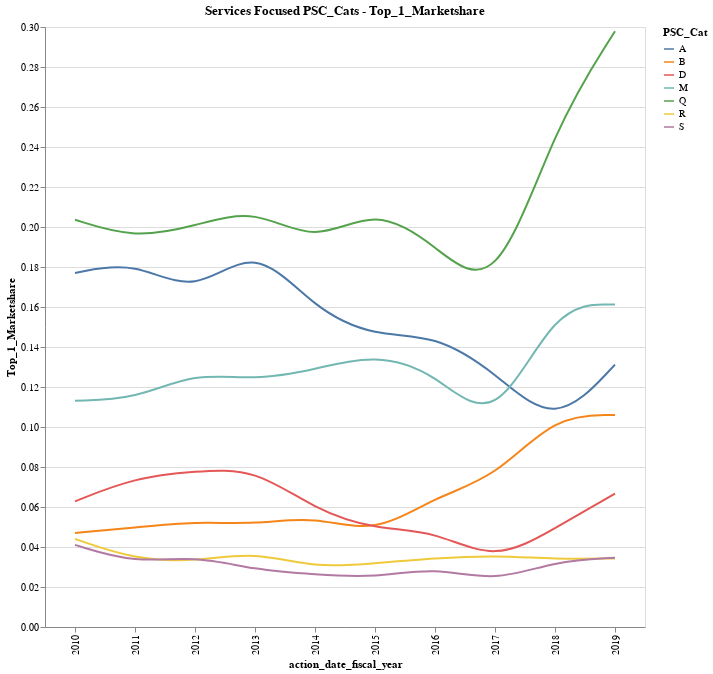

Notebook source saved alongside this figure:
### Code cell
selection = alt.selection_multi(fields=['PSC_Cat'], bind='legend', on='mouseover', nearest=True)

y_field = 'Top_1_Marketshare'

#interpolate='linear'
selector = (df_combined['action_date_fiscal_year']!='2020') & (df_combined['PSC_Cat'].isin(['A','B','D','R','Q','M','S']))
source = df_combined[selector]
chart = alt.Chart(source, title='Services Focused PSC_Cats - ' + y_field).mark_line(interpolate='basis').encode(
    x='action_date_fiscal_year',
    y=y_field,
    color=alt.Color('PSC_Cat:N',legend=alt.Legend(symbolLimit=50)),
    tooltip = ['PSC_Cat:N',"Top_1_Marketshare"],
    opacity=alt.condition(selection, alt.value(1), alt.value(0.2)), # this is what adjust the highlighting when you select something
).properties(
height=600,
width=600).add_selection(
    selection,
    #highlight
) #.interactive()

chart

### Figure 1 — Vega-Lite specification as saved in the notebook (floating-point values rounded to 4 significant figures)
{"config": {"view": {"continuousWidth": 400, "continuousHeight": 300}}, "data": {"name": "data-0aa6697faf1fdebdaf81907cf055caa0"}, "mark": {"type": "line", "interpolate": "basis"}, "encoding": {"color": {"type": "nominal", "field": "PSC_Cat", "legend": {"symbolLimit": 50}}, "opacity": {"condition": {"value": 1, "selection": "selector019"}, "value": 0.2}, "tooltip": [{"type": "nominal", "field": "PSC_Cat"}, {"type": "quantitative", "field": "Top_1_Marketshare"}], "x": {"type": "nominal", "field": "action_date_fiscal_year"}, "y": {"type": "quantitative", "field": "Top_1_Marketshare"}}, "height": 600, "selection": {"selector019": {"type": "multi", "fields": ["PSC_Cat"], "bind": "legend", "on": "mouseover", "nearest": true}}, "title": "Services Focused PSC_Cats - Top_1_Marketshare", "width": 600, "$schema": "https://vega.github.io/schema/vega-lite/v4.8.1.json", "datasets": {"data-0aa6697faf1fdebdaf81907cf055caa0": [{"action_date_fiscal_year": "2010", "action_date_fiscal_year_numeric": 2010, "PSC_Cat": "A", "federal_action_obligation": 58000000000.0, "Top_1_Companies_Obligations": 10270000000.0, "Top_2_Companies_Obligations": 14800000000.0, "Top_5_Companies_Obligations": 24080000000.0, "Top_1_Marketshare": 0.177, "Top_2_Marketshare": 0.2552, "Top_5_Marketshare": 0.4152}, {"action_date_fiscal_year": "2010", "action_date_fiscal_year_numeric": 2010, "PSC_Cat": "B", "federal_action_obligation": 3336000000.0, "Top_1_Companies_Obligations": 157000000.0, "Top_2_Companies_Obligations": 292300000.0, "Top_5_Companies_Obligations": 598200000.0, "Top_1_Marketshare": 0.04706, "Top_2_Marketshare": 0.08763, "Top_5_Marketshare": 0.1793}, {"action_date_fiscal_year": "2010", "action_date_fiscal_year_numeric": 2010, "PSC_Cat": "D", "federal_action_obligation": 30120000000.0, "Top_1_Companies_Obligations": 1893000000.0, "Top_2_Companies_Obligations": 3465000000.0, "Top_5_Companies_Obligations": 7034000000.0, "Top_1_Marketshare": 0.06284, "Top_2_Marketshare": 0.115, "Top_5_Marketshare": 0.2335}, {"action_date_fiscal_year": "2010", "action_date_fiscal_year_numeric": 2010, "PSC_Cat": "M", "federal_action_obligation": 22200000000.0, "Top_1_Companies_Obligations": 2512000000.0, "Top_2_Companies_Obligations": 4715000000.0, "Top_5_Companies_Obligations": 9062000000.0, "Top_1_Marketshare": 0.1132, "Top_2_Marketshare": 0.2124, "Top_5_Marketshare": 0.4083}, {"action_date_fiscal_year": "2010", "action_date_fiscal_year_numeric": 2010, "PSC_Cat": "Q", "federal_action_obligation": 15900000000.0, "Top_1_Companies_Obligations": 3238000000.0, "Top_2_Companies_Obligations": 6204000000.0, "Top_5_Companies_Obligations": 9758000000.0, "Top_1_Marketshare": 0.2037, "Top_2_Marketshare": 0.3902, "Top_5_Marketshare": 0.6136}, {"action_date_fiscal_year": "2010", "action_date_fiscal_year_numeric": 2010, "PSC_Cat": "R", "federal_action_obligation": 78830000000.0, "Top_1_Companies_Obligations": 3473000000.0, "Top_2_Companies_Obligations": 5974000000.0, "Top_5_Companies_Obligations": 11750000000.0, "Top_1_Marketshare": 0.04406, "Top_2_Marketshare": 0.07579, "Top_5_Marketshare": 0.1491}, {"action_date_fiscal_year": "2010", "action_date_fiscal_year_numeric": 2010, "PSC_Cat": "S", "federal_action_obligation": 15290000000.0, "Top_1_Companies_Obligations": 627600000.0, "Top_2_Companies_Obligations": 1175000000.0, "Top_5_Companies_Obligations": 2203000000.0, "Top_1_Marketshare": 0.04105, "Top_2_Marketshare": 0.07685, "Top_5_Marketshare": 0.1441}, {"action_date_fiscal_year": "2011", "action_date_fiscal_year_numeric": 2011, "PSC_Cat": "A", "federal_action_obligation": 54770000000.0, "Top_1_Companies_Obligations": 10020000000.0, "Top_2_Companies_Obligations": 14670000000.0, "Top_5_Companies_Obligations": 22690000000.0, "Top_1_Marketshare": 0.183, "Top_2_Marketshare": 0.2678, "Top_5_Marketshare": 0.4143}, {"action_date_fiscal_year": "2011", "action_date_fiscal_year_numeric": 2011, "PSC_Cat": "B", "federal_action_obligation": 3203000000.0, "Top_1_Companies_Obligations": 159300000.0, "Top_2_Companies_Obligations": 281900000.0, "Top_5_Companies_Obligations": 587500000.0, "Top_1_Marketshare": 0.04974, "Top_2_Marketshare": 0.088, "Top_5_Marketshare": 0.1834}, {"action_date_fiscal_year": "2011", "action_date_fiscal_year_numeric": 2011, "PSC_Cat": "D", "federal_action_obligation": 31410000000.0, "Top_1_Companies_Obligations": 2350000000.0, "Top_2_Companies_Obligations": 4267000000.0, "Top_5_Companies_Obligations": 8030000000.0, "Top_1_Marketshare": 0.07481, "Top_2_Marketshare": 0.1359, "Top_5_Marketshare": 0.2557}, {"action_date_fiscal_year": "2011", "action_date_fiscal_year_numeric": 2011, "PSC_Cat": "M", "federal_action_obligation": 22010000000.0, "Top_1_Companies_Obligations": 2505000000.0, "Top_2_Companies_Obligations": 4992000000.0, "Top_5_Companies_Obligations": 9167000000.0, "Top_1_Marketshare": 0.1138, "Top_2_Marketshare": 0.2268, "Top_5_Marketshare": 0.4165}, {"action_date_fiscal_year": "2011", "action_date_fiscal_year_numeric": 2011, "PSC_Cat": "Q", "federal_action_obligation": 17680000000.0, "Top_1_Companies_Obligations": 3433000000.0, "Top_2_Companies_Obligations": 6523000000.0, "Top_5_Companies_Obligations": 10510000000.0, "Top_1_Marketshare": 0.1942, "Top_2_Marketshare": 0.3689, "Top_5_Marketshare": 0.5941}, {"action_date_fiscal_year": "2011", "action_date_fiscal_year_numeric": 2011, "PSC_Cat": "R", "federal_action_obligation": 77840000000.0, "Top_1_Companies_Obligations": 2623000000.0, "Top_2_Companies_Obligations": 5182000000.0, "Top_5_Companies_Obligations": 11760000000.0, "Top_1_Marketshare": 0.0337, "Top_2_Marketshare": 0.06657, "Top_5_Marketshare": 0.1511}, {"action_date_fiscal_year": "2011", "action_date_fiscal_year_numeric": 2011, "PSC_Cat": "S", "federal_action_obligation": 15860000000.0, "Top_1_Companies_Obligations": 504600000.0, "Top_2_Companies_Obligations": 869400000.0, "Top_5_Companies_Obligations": 1912000000.0, "Top_1_Marketshare": 0.03181, "Top_2_Marketshare": 0.05482, "Top_5_Marketshare": 0.1206}, {"action_date_fiscal_year": "2012", "action_date_fiscal_year_numeric": 2012, "PSC_Cat": "A", "federal_action_obligation": 50130000000.0, "Top_1_Companies_Obligations": 8302000000.0, "Top_2_Companies_Obligations": 12060000000.0, "Top_5_Companies_Obligations": 19450000000.0, "Top_1_Marketshare": 0.1656, "Top_2_Marketshare": 0.2406, "Top_5_Marketshare": 0.3879}, {"action_date_fiscal_year": "2012", "action_date_fiscal_year_numeric": 2012, "PSC_Cat": "B", "federal_action_obligation": 2826000000.0, "Top_1_Companies_Obligations": 149200000.0, "Top_2_Companies_Obligations": 260200000.0, "Top_5_Companies_Obligations": 559100000.0, "Top_1_Marketshare": 0.05278, "Top_2_Marketshare": 0.09208, "Top_5_Marketshare": 0.1978}, {"action_date_fiscal_year": "2012", "action_date_fiscal_year_numeric": 2012, "PSC_Cat": "D", "federal_action_obligation": 30580000000.0, "Top_1_Companies_Obligations": 2380000000.0, "Top_2_Companies_Obligations": 4185000000.0, "Top_5_Companies_Obligations": 7748000000.0, "Top_1_Marketshare": 0.07784, "Top_2_Marketshare": 0.1369, "Top_5_Marketshare": 0.2534}, {"action_date_fiscal_year": "2012", "action_date_fiscal_year_numeric": 2012, "PSC_Cat": "M", "federal_action_obligation": 21710000000.0, "Top_1_Companies_Obligations": 2766000000.0, "Top_2_Companies_Obligations": 4914000000.0, "Top_5_Companies_Obligations": 9397000000.0, "Top_1_Marketshare": 0.1274, "Top_2_Marketshare": 0.2263, "Top_5_Marketshare": 0.4329}, {"action_date_fiscal_year": "2012", "action_date_fiscal_year_numeric": 2012, "PSC_Cat": "Q", "federal_action_obligation": 17280000000.0, "Top_1_Companies_Obligations": 3465000000.0, "Top_2_Companies_Obligations": 6472000000.0, "Top_5_Companies_Obligations": 10210000000.0, "Top_1_Marketshare": 0.2005, "Top_2_Marketshare": 0.3745, "Top_5_Marketshare": 0.5908}, {"action_date_fiscal_year": "2012", "action_date_fiscal_year_numeric": 2012, "PSC_Cat": "R", "federal_action_obligation": 74410000000.0, "Top_1_Companies_Obligations": 2435000000.0, "Top_2_Companies_Obligations": 4638000000.0, "Top_5_Companies_Obligations": 10090000000.0, "Top_1_Marketshare": 0.03273, "Top_2_Marketshare": 0.06233, "Top_5_Marketshare": 0.1356}, {"action_date_fiscal_year": "2012", "action_date_fiscal_year_numeric": 2012, "PSC_Cat": "S", "federal_action_obligation": 15200000000.0, "Top_1_Companies_Obligations": 541900000.0, "Top_2_Companies_Obligations": 1014000000.0, "Top_5_Companies_Obligations": 1885000000.0, "Top_1_Marketshare": 0.03566, "Top_2_Marketshare": 0.06675, "Top_5_Marketshare": 0.124}, {"action_date_fiscal_year": "2013", "action_date_fiscal_year_numeric": 2013, "PSC_Cat": "A", "federal_action_obligation": 42940000000.0, "Top_1_Companies_Obligations": 8251000000.0, "Top_2_Companies_Obligations": 10710000000.0, "Top_5_Companies_Obligations": 16250000000.0, "Top_1_Marketshare": 0.1921, "Top_2_Marketshare": 0.2494, "Top_5_Marketshare": 0.3785}, {"action_date_fiscal_year": "2013", "action_date_fiscal_year_numeric": 2013, "PSC_Cat": "B", "federal_action_obligation": 2806000000.0, "Top_1_Companies_Obligations": 143800000.0, "Top_2_Companies_Obligations": 278700000.0, "Top_5_Companies_Obligations": 612400000.0, "Top_1_Marketshare": 0.05124, "Top_2_Marketshare": 0.09931, "Top_5_Marketshare": 0.2182}, {"action_date_fiscal_year": "2013", "action_date_fiscal_year_numeric": 2013, "PSC_Cat": "D", "federal_action_obligation": 29370000000.0, "Top_1_Companies_Obligations": 2334000000.0, "Top_2_Companies_Obligations": 4080000000.0, "Top_5_Companies_Obligations": 7564000000.0, "Top_1_Marketshare": 0.07945, "Top_2_Marketshare": 0.1389, "Top_5_Marketshare": 0.2575}, {"action_date_fiscal_year": "2013", "action_date_fiscal_year_numeric": 2013, "PSC_Cat": "M", "federal_action_obligation": 22160000000.0, "Top_1_Companies_Obligations": 2732000000.0, "Top_2_Companies_Obligations": 4762000000.0, "Top_5_Companies_Obligations": 9291000000.0, "Top_1_Marketshare": 0.1233, "Top_2_Marketshare": 0.2149, "Top_5_Marketshare": 0.4192}, {"action_date_fiscal_year": "2013", "action_date_fiscal_year_numeric": 2013, "PSC_Cat": "Q", "federal_action_obligation": 16640000000.0, "Top_1_Companies_Obligations": 3489000000.0, "Top_2_Companies_Obligations": 6430000000.0, "Top_5_Companies_Obligations": 10110000000.0, "Top_1_Marketshare": 0.2096, "Top_2_Marketshare": 0.3864, "Top_5_Marketshare": 0.6076}, {"action_date_fiscal_year": "2013", "action_date_fiscal_year_numeric": 2013, "PSC_Cat": "R", "federal_action_obligation": 70250000000.0, "Top_1_Companies_Obligations": 2652000000.0, "Top_2_Companies_Obligations": 5037000000.0, "Top_5_Companies_Obligations": 10820000000.0, "Top_1_Marketshare": 0.03775, "Top_2_Marketshare": 0.07169, "Top_5_Marketshare": 0.154}, {"action_date_fiscal_year": "2013", "action_date_fiscal_year_numeric": 2013, "PSC_Cat": "S", "federal_action_obligation": 13580000000.0, "Top_1_Companies_Obligations": 387200000.0, "Top_2_Companies_Obligations": 674800000.0, "Top_5_Companies_Obligations": 1453000000.0, "Top_1_Marketshare": 0.02851, "Top_2_Marketshare": 0.04969, "Top_5_Marketshare": 0.107}, {"action_date_fiscal_year": "2014", "action_date_fiscal_year_numeric": 2014, "PSC_Cat": "A", "federal_action_obligation": 40460000000.0, "Top_1_Companies_Obligations": 6417000000.0, "Top_2_Companies_Obligations": 8708000000.0, "Top_5_Companies_Obligations": 14000000000.0, "Top_1_Marketshare": 0.1586, "Top_2_Marketshare": 0.2152, "Top_5_Marketshare": 0.346}, {"action_date_fiscal_year": "2014", "action_date_fiscal_year_numeric": 2014, "PSC_Cat": "B", "federal_action_obligation": 2616000000.0, "Top_1_Companies_Obligations": 145200000.0, "Top_2_Companies_Obligations": 284900000.0, "Top_5_Companies_Obligations": 570800000.0, "Top_1_Marketshare": 0.05549, "Top_2_Marketshare": 0.1089, "Top_5_Marketshare": 0.2182}, {"action_date_fiscal_year": "2014", "action_date_fiscal_year_numeric": 2014, "PSC_Cat": "D", "federal_action_obligation": 31620000000.0, "Top_1_Companies_Obligations": 1853000000.0, "Top_2_Companies_Obligations": 3506000000.0, "Top_5_Companies_Obligations": 6139000000.0, "Top_1_Marketshare": 0.0586, "Top_2_Marketshare": 0.1109, "Top_5_Marketshare": 0.1942}, {"action_date_fiscal_year": "2014", "action_date_fiscal_year_numeric": 2014, "PSC_Cat": "M", "federal_action_obligation": 23120000000.0, "Top_1_Companies_Obligations": 2977000000.0, "Top_2_Companies_Obligations": 5271000000.0, "Top_5_Companies_Obligations": 9541000000.0, "Top_1_Marketshare": 0.1287, "Top_2_Marketshare": 0.2279, "Top_5_Marketshare": 0.4126}, {"action_date_fiscal_year": "2014", "action_date_fiscal_year_numeric": 2014, "PSC_Cat": "Q", "federal_action_obligation": 18720000000.0, "Top_1_Companies_Obligations": 3581000000.0, "Top_2_Companies_Obligations": 6796000000.0, "Top_5_Companies_Obligations": 10990000000.0, "Top_1_Marketshare": 0.1913, "Top_2_Marketshare": 0.3631, "Top_5_Marketshare": 0.5873}, {"action_date_fiscal_year": "2014", "action_date_fiscal_year_numeric": 2014, "PSC_Cat": "R", "federal_action_obligation": 65330000000.0, "Top_1_Companies_Obligations": 1926000000.0, "Top_2_Companies_Obligations": 3469000000.0, "Top_5_Companies_Obligations": 7754000000.0, "Top_1_Marketshare": 0.02947, "Top_2_Marketshare": 0.05309, "Top_5_Marketshare": 0.1187}, {"action_date_fiscal_year": "2014", "action_date_fiscal_year_numeric": 2014, "PSC_Cat": "S", "federal_action_obligation": 13880000000.0, "Top_1_Companies_Obligations": 363900000.0, "Top_2_Companies_Obligations": 679800000.0, "Top_5_Companies_Obligations": 1536000000.0, "Top_1_Marketshare": 0.02622, "Top_2_Marketshare": 0.04898, "Top_5_Marketshare": 0.1107}, {"action_date_fiscal_year": "2015", "action_date_fiscal_year_numeric": 2015, "PSC_Cat": "A", "federal_action_obligation": 39260000000.0, "Top_1_Companies_Obligations": 5703000000.0, "Top_2_Companies_Obligations": 7731000000.0, "Top_5_Companies_Obligations": 12750000000.0, "Top_1_Marketshare": 0.1453, "Top_2_Marketshare": 0.1969, "Top_5_Marketshare": 0.3248}, {"action_date_fiscal_year": "2015", "action_date_fiscal_year_numeric": 2015, "PSC_Cat": "B", "federal_action_obligation": 2515000000.0, "Top_1_Companies_Obligations": 116500000.0, "Top_2_Companies_Obligations": 220300000.0, "Top_5_Companies_Obligations": 472400000.0, "Top_1_Marketshare": 0.04632, "Top_2_Marketshare": 0.08761, "Top_5_Marketshare": 0.1878}, {"action_date_fiscal_year": "2015", "action_date_fiscal_year_numeric": 2015, "PSC_Cat": "D", "federal_action_obligation": 31970000000.0, "Top_1_Companies_Obligations": 1560000000.0, "Top_2_Companies_Obligations": 2785000000.0, "Top_5_Companies_Obligations": 5921000000.0, "Top_1_Marketshare": 0.0488, "Top_2_Marketshare": 0.08711, "Top_5_Marketshare": 0.1852}, {"action_date_fiscal_year": "2015", "action_date_fiscal_year_numeric": 2015, "PSC_Cat": "M", "federal_action_obligation": 22270000000.0, "Top_1_Companies_Obligations": 3042000000.0, "Top_2_Companies_Obligations": 4798000000.0, "Top_5_Companies_Obligations": 8926000000.0, "Top_1_Marketshare": 0.1366, "Top_2_Marketshare": 0.2154, "Top_5_Marketshare": 0.4007}, {"action_date_fiscal_year": "2015", "action_date_fiscal_year_numeric": 2015, "PSC_Cat": "Q", "federal_action_obligation": 17130000000.0, "Top_1_Companies_Obligations": 3599000000.0, "Top_2_Companies_Obligations": 6503000000.0, "Top_5_Companies_Obligations": 10050000000.0, "Top_1_Marketshare": 0.21, "Top_2_Marketshare": 0.3796, "Top_5_Marketshare": 0.5866}, {"action_date_fiscal_year": "2015", "action_date_fiscal_year_numeric": 2015, "PSC_Cat": "R", "federal_action_obligation": 66410000000.0, "Top_1_Companies_Obligations": 2117000000.0, "Top_2_Companies_Obligations": 3807000000.0, "Top_5_Companies_Obligations": 8179000000.0, "Top_1_Marketshare": 0.03187, "Top_2_Marketshare": 0.05732, "Top_5_Marketshare": 0.1232}, {"action_date_fiscal_year": "2015", "action_date_fiscal_year_numeric": 2015, "PSC_Cat": "S", "federal_action_obligation": 12840000000.0, "Top_1_Companies_Obligations": 315000000.0, "Top_2_Companies_Obligations": 618200000.0, "Top_5_Companies_Obligations": 1307000000.0, "Top_1_Marketshare": 0.02453, "Top_2_Marketshare": 0.04815, "Top_5_Marketshare": 0.1018}, {"action_date_fiscal_year": "2016", "action_date_fiscal_year_numeric": 2016, "PSC_Cat": "A", "federal_action_obligation": 40900000000.0, "Top_1_Companies_Obligations": 5984000000.0, "Top_2_Companies_Obligations": 8311000000.0, "Top_5_Companies_Obligations": 13860000000.0, "Top_1_Marketshare": 0.1463, "Top_2_Marketshare": 0.2032, "Top_5_Marketshare": 0.339}, {"action_date_fiscal_year": "2016", "action_date_fiscal_year_numeric": 2016, "PSC_Cat": "B", "federal_action_obligation": 2362000000.0, "Top_1_Companies_Obligations": 153900000.0, "Top_2_Companies_Obligations": 297600000.0, "Top_5_Companies_Obligations": 668100000.0, "Top_1_Marketshare": 0.06513, "Top_2_Marketshare": 0.126, "Top_5_Marketshare": 0.2828}, {"action_date_fiscal_year": "2016", "action_date_fiscal_year_numeric": 2016, "PSC_Cat": "D", "federal_action_obligation": 34240000000.0, "Top_1_Companies_Obligations": 1651000000.0, "Top_2_Companies_Obligations": 2638000000.0, "Top_5_Companies_Obligations": 5430000000.0, "Top_1_Marketshare": 0.04823, "Top_2_Marketshare": 0.07704, "Top_5_Marketshare": 0.1586}, {"action_date_fiscal_year": "2016", "action_date_fiscal_year_numeric": 2016, "PSC_Cat": "M", "federal_action_obligation": 24940000000.0, "Top_1_Companies_Obligations": 3178000000.0, "Top_2_Companies_Obligations": 5473000000.0, "Top_5_Companies_Obligations": 11020000000.0, "Top_1_Marketshare": 0.1274, "Top_2_Marketshare": 0.2195, "Top_5_Marketshare": 0.442}, {"action_date_fiscal_year": "2016", "action_date_fiscal_year_numeric": 2016, "PSC_Cat": "Q", "federal_action_obligation": 19090000000.0, "Top_1_Companies_Obligations": 3644000000.0, "Top_2_Companies_Obligations": 6673000000.0, "Top_5_Companies_Obligations": 11620000000.0, "Top_1_Marketshare": 0.1909, "Top_2_Marketshare": 0.3495, "Top_5_Marketshare": 0.6088}, {"action_date_fiscal_year": "2016", "action_date_fiscal_year_numeric": 2016, "PSC_Cat": "R", "federal_action_obligation": 69620000000.0, "Top_1_Companies_Obligations": 2394000000.0, "Top_2_Companies_Obligations": 4650000000.0, "Top_5_Companies_Obligations": 9736000000.0, "Top_1_Marketshare": 0.03439, "Top_2_Marketshare": 0.0668, "Top_5_Marketshare": 0.1399}, {"action_date_fiscal_year": "2016", "action_date_fiscal_year_numeric": 2016, "PSC_Cat": "S", "federal_action_obligation": 12950000000.0, "Top_1_Companies_Obligations": 389800000.0, "Top_2_Companies_Obligations": 693800000.0, "Top_5_Companies_Obligations": 1414000000.0, "Top_1_Marketshare": 0.03009, "Top_2_Marketshare": 0.05357, "Top_5_Marketshare": 0.1092}, {"action_date_fiscal_year": "2017", "action_date_fiscal_year_numeric": 2017, "PSC_Cat": "A", "federal_action_obligation": 41800000000.0, "Top_1_Companies_Obligations": 5330000000.0, "Top_2_Companies_Obligations": 7708000000.0, "Top_5_Companies_Obligations": 14020000000.0, "Top_1_Marketshare": 0.1275, "Top_2_Marketshare": 0.1844, "Top_5_Marketshare": 0.3355}, {"action_date_fiscal_year": "2017", "action_date_fiscal_year_numeric": 2017, "PSC_Cat": "B", "federal_action_obligation": 2411000000.0, "Top_1_Companies_Obligations": 179700000.0, "Top_2_Companies_Obligations": 344400000.0, "Top_5_Companies_Obligations": 740200000.0, "Top_1_Marketshare": 0.07454, "Top_2_Marketshare": 0.1428, "Top_5_Marketshare": 0.307}, {"action_date_fiscal_year": "2017", "action_date_fiscal_year_numeric": 2017, "PSC_Cat": "D", "federal_action_obligation": 36880000000.0, "Top_1_Companies_Obligations": 1199000000.0, "Top_2_Companies_Obligations": 2265000000.0, "Top_5_Companies_Obligations": 5232000000.0, "Top_1_Marketshare": 0.03251, "Top_2_Marketshare": 0.0614, "Top_5_Marketshare": 0.1419}, {"action_date_fiscal_year": "2017", "action_date_fiscal_year_numeric": 2017, "PSC_Cat": "M", "federal_action_obligation": 25790000000.0, "Top_1_Companies_Obligations": 2527000000.0, "Top_2_Companies_Obligations": 4869000000.0, "Top_5_Companies_Obligations": 10600000000.0, "Top_1_Marketshare": 0.09799, "Top_2_Marketshare": 0.1888, "Top_5_Marketshare": 0.411}, {"action_date_fiscal_year": "2017", "action_date_fiscal_year_numeric": 2017, "PSC_Cat": "Q", "federal_action_obligation": 22570000000.0, "Top_1_Companies_Obligations": 3706000000.0, "Top_2_Companies_Obligations": 6674000000.0, "Top_5_Companies_Obligations": 13870000000.0, "Top_1_Marketshare": 0.1642, "Top_2_Marketshare": 0.2957, "Top_5_Marketshare": 0.6144}, {"action_date_fiscal_year": "2017", "action_date_fiscal_year_numeric": 2017, "PSC_Cat": "R", "federal_action_obligation": 74540000000.0, "Top_1_Companies_Obligations": 2670000000.0, "Top_2_Companies_Obligations": 4890000000.0, "Top_5_Companies_Obligations": 10020000000.0, "Top_1_Marketshare": 0.03582, "Top_2_Marketshare": 0.0656, "Top_5_Marketshare": 0.1344}, {"action_date_fiscal_year": "2017", "action_date_fiscal_year_numeric": 2017, "PSC_Cat": "S", "federal_action_obligation": 12960000000.0, "Top_1_Companies_Obligations": 290500000.0, "Top_2_Companies_Obligations": 563000000.0, "Top_5_Companies_Obligations": 1280000000.0, "Top_1_Marketshare": 0.02242, "Top_2_Marketshare": 0.04346, "Top_5_Marketshare": 0.09883}, {"action_date_fiscal_year": "2018", "action_date_fiscal_year_numeric": 2018, "PSC_Cat": "A", "federal_action_obligation": 43520000000.0, "Top_1_Companies_Obligations": 4312000000.0, "Top_2_Companies_Obligations": 7022000000.0, "Top_5_Companies_Obligations": 14000000000.0, "Top_1_Marketshare": 0.09907, "Top_2_Marketshare": 0.1614, "Top_5_Marketshare": 0.3218}, {"action_date_fiscal_year": "2018", "action_date_fiscal_year_numeric": 2018, "PSC_Cat": "B", "federal_action_obligation": 2525000000.0, "Top_1_Companies_Obligations": 267800000.0, "Top_2_Companies_Obligations": 492600000.0, "Top_5_Companies_Obligations": 887500000.0, "Top_1_Marketshare": 0.1061, "Top_2_Marketshare": 0.1951, "Top_5_Marketshare": 0.3515}, {"action_date_fiscal_year": "2018", "action_date_fiscal_year_numeric": 2018, "PSC_Cat": "D", "federal_action_obligation": 40630000000.0, "Top_1_Companies_Obligations": 2006000000.0, "Top_2_Companies_Obligations": 3945000000.0, "Top_5_Companies_Obligations": 7742000000.0, "Top_1_Marketshare": 0.04936, "Top_2_Marketshare": 0.0971, "Top_5_Marketshare": 0.1906}, {"action_date_fiscal_year": "2018", "action_date_fiscal_year_numeric": 2018, "PSC_Cat": "M", "federal_action_obligation": 29120000000.0, "Top_1_Companies_Obligations": 4708000000.0, "Top_2_Companies_Obligations": 7327000000.0, "Top_5_Companies_Obligations": 13290000000.0, "Top_1_Marketshare": 0.1617, "Top_2_Marketshare": 0.2516, "Top_5_Marketshare": 0.4565}, {"action_date_fiscal_year": "2018", "action_date_fiscal_year_numeric": 2018, "PSC_Cat": "Q", "federal_action_obligation": 21820000000.0, "Top_1_Companies_Obligations": 5470000000.0, "Top_2_Companies_Obligations": 9002000000.0, "Top_5_Companies_Obligations": 13440000000.0, "Top_1_Marketshare": 0.2507, "Top_2_Marketshare": 0.4126, "Top_5_Marketshare": 0.6161}, {"action_date_fiscal_year": "2018", "action_date_fiscal_year_numeric": 2018, "PSC_Cat": "R", "federal_action_obligation": 80560000000.0, "Top_1_Companies_Obligations": 2728000000.0, "Top_2_Companies_Obligations": 5172000000.0, "Top_5_Companies_Obligations": 10700000000.0, "Top_1_Marketshare": 0.03387, "Top_2_Marketshare": 0.0642, "Top_5_Marketshare": 0.1328}, {"action_date_fiscal_year": "2018", "action_date_fiscal_year_numeric": 2018, "PSC_Cat": "S", "federal_action_obligation": 14470000000.0, "Top_1_Companies_Obligations": 478400000.0, "Top_2_Companies_Obligations": 942800000.0, "Top_5_Companies_Obligations": 1833000000.0, "Top_1_Marketshare": 0.03306, "Top_2_Marketshare": 0.06516, "Top_5_Marketshare": 0.1267}, {"action_date_fiscal_year": "2019", "action_date_fiscal_year_numeric": 2019, "PSC_Cat": "A", "federal_action_obligation": 47950000000.0, "Top_1_Companies_Obligations": 6291000000.0, "Top_2_Companies_Obligations": 9319000000.0, "Top_5_Companies_Obligations": 16610000000.0, "Top_1_Marketshare": 0.1312, "Top_2_Marketshare": 0.1944, "Top_5_Marketshare": 0.3464}, {"action_date_fiscal_year": "2019", "action_date_fiscal_year_numeric": 2019, "PSC_Cat": "B", "federal_action_obligation": 2857000000.0, "Top_1_Companies_Obligations": 302800000.0, "Top_2_Companies_Obligations": 493000000.0, "Top_5_Companies_Obligations": 893300000.0, "Top_1_Marketshare": 0.106, "Top_2_Marketshare": 0.1725, "Top_5_Marketshare": 0.3127}, {"action_date_fiscal_year": "2019", "action_date_fiscal_year_numeric": 2019, "PSC_Cat": "D", "federal_action_obligation": 44170000000.0, "Top_1_Companies_Obligations": 2945000000.0, "Top_2_Companies_Obligations": 5200000000.0, "Top_5_Companies_Obligations": 9762000000.0, "Top_1_Marketshare": 0.06668, "Top_2_Marketshare": 0.1177, "Top_5_Marketshare": 0.221}, {"action_date_fiscal_year": "2019", "action_date_fiscal_year_numeric": 2019, "PSC_Cat": "M", "federal_action_obligation": 30680000000.0, "Top_1_Companies_Obligations": 4946000000.0, "Top_2_Companies_Obligations": 8303000000.0, "Top_5_Companies_Obligations": 15380000000.0, "Top_1_Marketshare": 0.1612, "Top_2_Marketshare": 0.2706, "Top_5_Marketshare": 0.5014}, {"action_date_fiscal_year": "2019", "action_date_fiscal_year_numeric": 2019, "PSC_Cat": "Q", "federal_action_obligation": 22820000000.0, "Top_1_Companies_Obligations": 6797000000.0, "Top_2_Companies_Obligations": 9630000000.0, "Top_5_Companies_Obligations": 13390000000.0, "Top_1_Marketshare": 0.2979, "Top_2_Marketshare": 0.4221, "Top_5_Marketshare": 0.587}, {"action_date_fiscal_year": "2019", "action_date_fiscal_year_numeric": 2019, "PSC_Cat": "R", "federal_action_obligation": 85910000000.0, "Top_1_Companies_Obligations": 2943000000.0, "Top_2_Companies_Obligations": 5486000000.0, "Top_5_Companies_Obligations": 11190000000.0, "Top_1_Marketshare": 0.03425, "Top_2_Marketshare": 0.06386, "Top_5_Marketshare": 0.1302}, {"action_date_fiscal_year": "2019", "action_date_fiscal_year_numeric": 2019, "PSC_Cat": "S", "federal_action_obligation": 13670000000.0, "Top_1_Companies_Obligations": 472400000.0, "Top_2_Companies_Obligations": 864100000.0, "Top_5_Companies_Obligations": 1883000000.0, "Top_1_Marketshare": 0.03457, "Top_2_Marketshare": 0.06324, "Top_5_Marketshare": 0.1378}]}}
